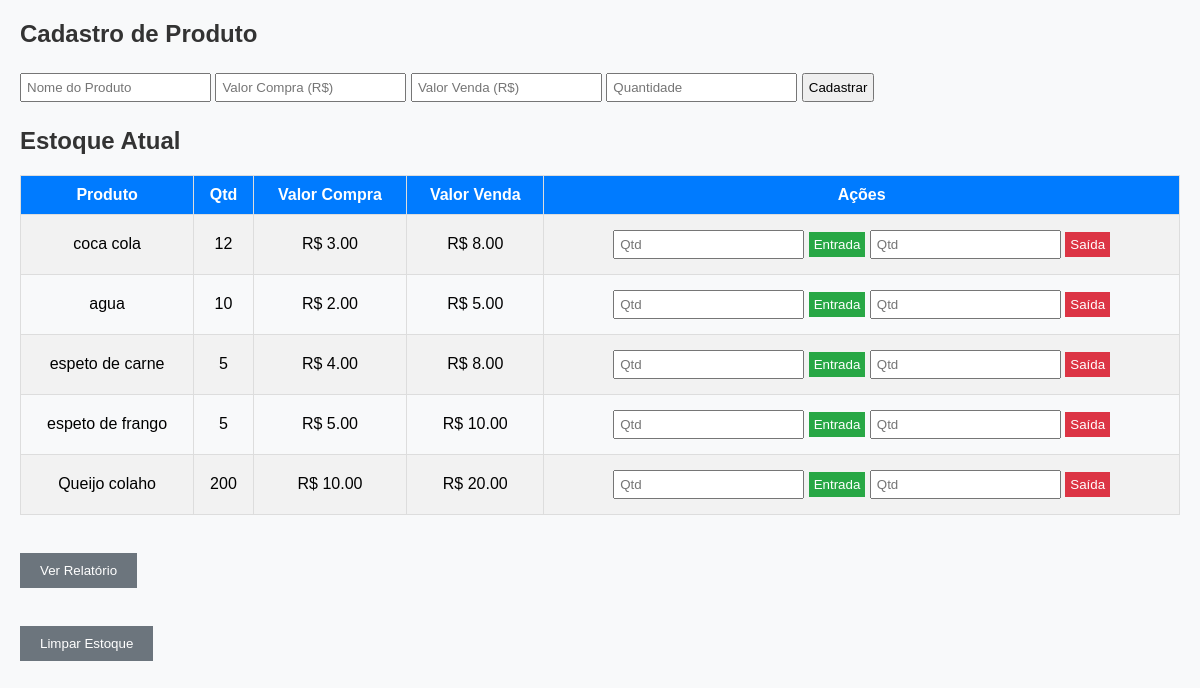
The page / on the database its author committed.
### app.py (models this page shows)
class Produto(db.Model):
    id = db.Column(db.Integer, primary_key=True)
    nome = db.Column(db.String(100), nullable=False)
    qtd = db.Column(db.Integer, default=0)
    valor_compra = db.Column(db.Float, nullable=False)
    valor_venda = db.Column(db.Float, nullable=False)

### app.py (the view)
@app.route("/")
def index():
    produtos = Produto.query.all()
    return render_template("index.html", produtos=produtos)

### templates/index.html (shortened to what this page needs)
<!DOCTYPE html>
<html lang="pt-BR">
<head>
</head>
<body>
<h2>Cadastro de Produto</h2>
<form action="/cadastrar" method="post">
  <input type="text" name="nome" placeholder="Nome do Produto" required>
  <input type="number" name="valor_compra" step="0.01" placeholder="Valor Compra (R$)" required>
  <input type="number" name="valor_venda" step="0.01" placeholder="Valor Venda (R$)" required>
  <input type="number" name="quantidade" placeholder="Quantidade" required>
  <button type="submit">Cadastrar</button>
</form>
<h2>Estoque Atual</h2>
<table>
<tr>
  <th>Produto</th>
  <th>Qtd</th>
  <th>Valor Compra</th>
  <th>Valor Venda</th>
  <th>Ações</th>
</tr>
{% for p in produtos %}
<tr>
  <td>{{ p.nome }}</td>
  <td>{{ p.qtd }}</td>
  <td>R$ {{ "%.2f"|format(p.valor_compra) }}</td>
  <td>R$ {{ "%.2f"|format(p.valor_venda) }}</td>
  <td>
    <form style="display:inline;" action="/entrada/{{ p.id }}" method="post">
      <input type="number" name="quantidade" placeholder="Qtd" min="1" required>
      <button class="entrada" type="submit">Entrada</button>
    </form>
    <form style="display:inline;" action="/saida/{{ p.id }}" method="post">
      <input type="number" name="quantidade" placeholder="Qtd" min="1" required>
      <button class="saida" type="submit">Saída</button>
    </form>
  </td>
</tr>
{% endfor %}
</table>
<br>
<a href="/relatorio" style="text-decoration:none;">
  <button class="limpar">Ver Relatório</button>
</a>
<br><br>
<form action="/limpar" method="get">
  <button class="limpar" type="submit">Limpar Estoque</button>
</form>
</body>
</html>

### templates/index.html (style rules this page uses)
body { font-family: Arial, sans-serif; margin: 20px; background-color: #f8f9fa; }
h2 { color: #333; }
form input, form button { padding: 5px; margin: 5px 0; }
table { width: 100%; border-collapse: collapse; margin-top: 20px; }
th, td { border: 1px solid #ddd; padding: 10px; text-align: center; }
th { background-color: #007bff; color: white; }
tr:nth-child(even) { background-color: #f2f2f2; }
button { padding: 5px 10px; cursor: pointer; }
.entrada { background-color: #28a745; color: white; border: none; }
.saida { background-color: #dc3545; color: white; border: none; }
.limpar { background-color: #6c757d; color: white; padding: 10px 20px; border: none; margin-top: 20px; cursor: pointer; }

### rows shown on the page
Produto: nome "coca cola", qtd "12", valor_compra "3.00", valor_venda "8.00"
Produto: nome "agua", qtd "10", valor_compra "2.00", valor_venda "5.00"
Produto: nome "espeto de carne", qtd "5", valor_compra "4.00", valor_venda "8.00"
Produto: nome "espeto de frango", qtd "5", valor_compra "5.00", valor_venda "10.00"
Produto: nome "Queijo colaho", qtd "200", valor_compra "10.00", valor_venda "20.00"
